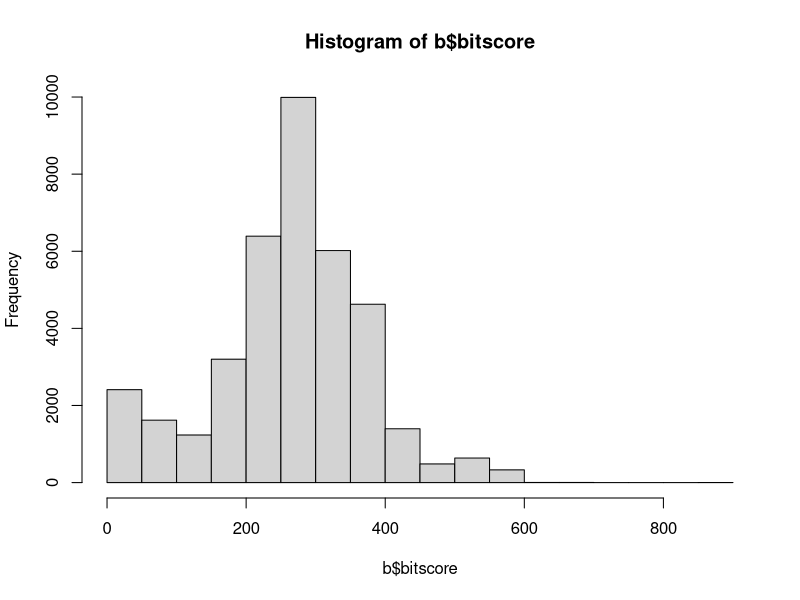
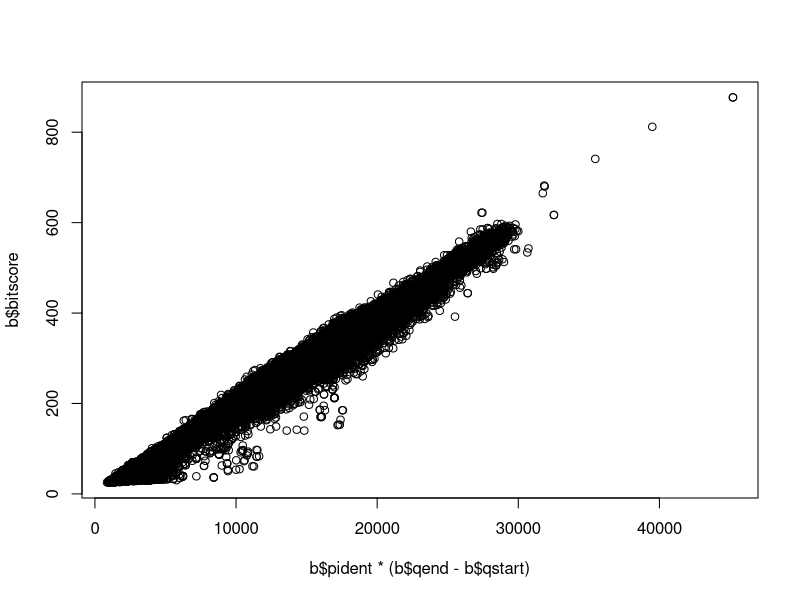
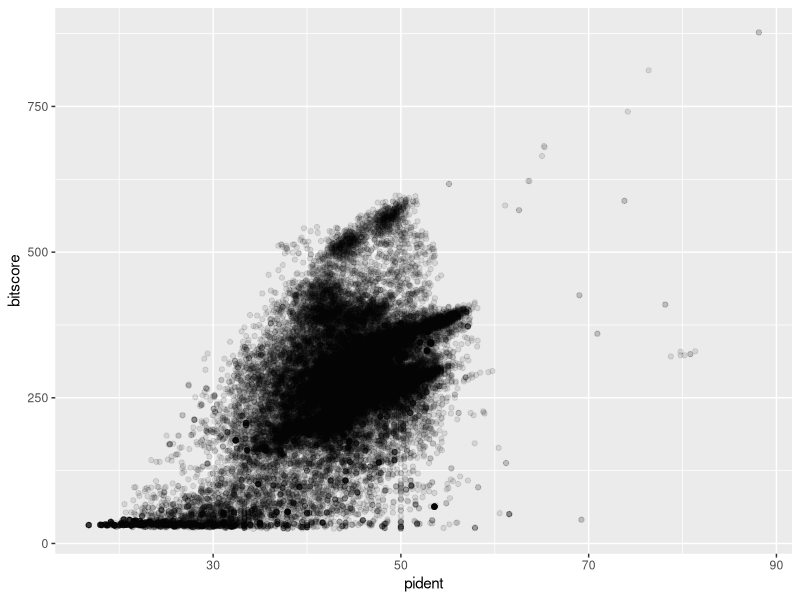
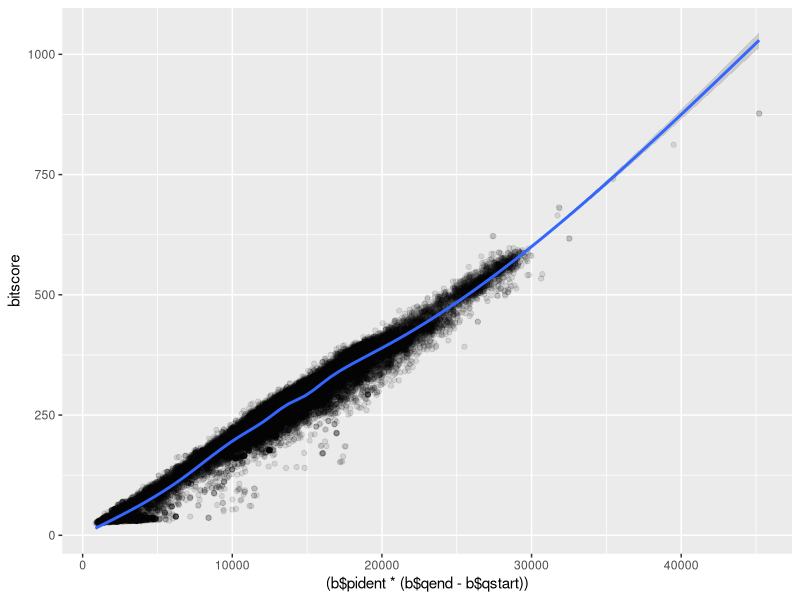

Write R code to recreate these figures, in order.
## ---- chunk 1
b = read.table("mm-second.x.zebrafish.tsv", col.names = c("qseqid", "sseqid", "pident", "length", "mismatch", "gapopen", "qstart", "qend", "sstart", "send", "evalue", "bitscore"))
head(b)
## ---- chunk 2
hist(b$bitscore, bins=30)
## ---- chunk 3
## Asuming your blast results are stored in an object called 'b'
plot(b$pident  * (b$qend - b$qstart), b$bitscore)
## ---- chunk 4
library(ggplot2)
ggplot(b, aes(pident, bitscore)) + geom_point(alpha=0.1) 
## ---- chunk 5
ggplot(b, aes((b$pident * (b$qend - b$qstart)), bitscore)) + geom_point(alpha=0.1) + geom_smooth()
